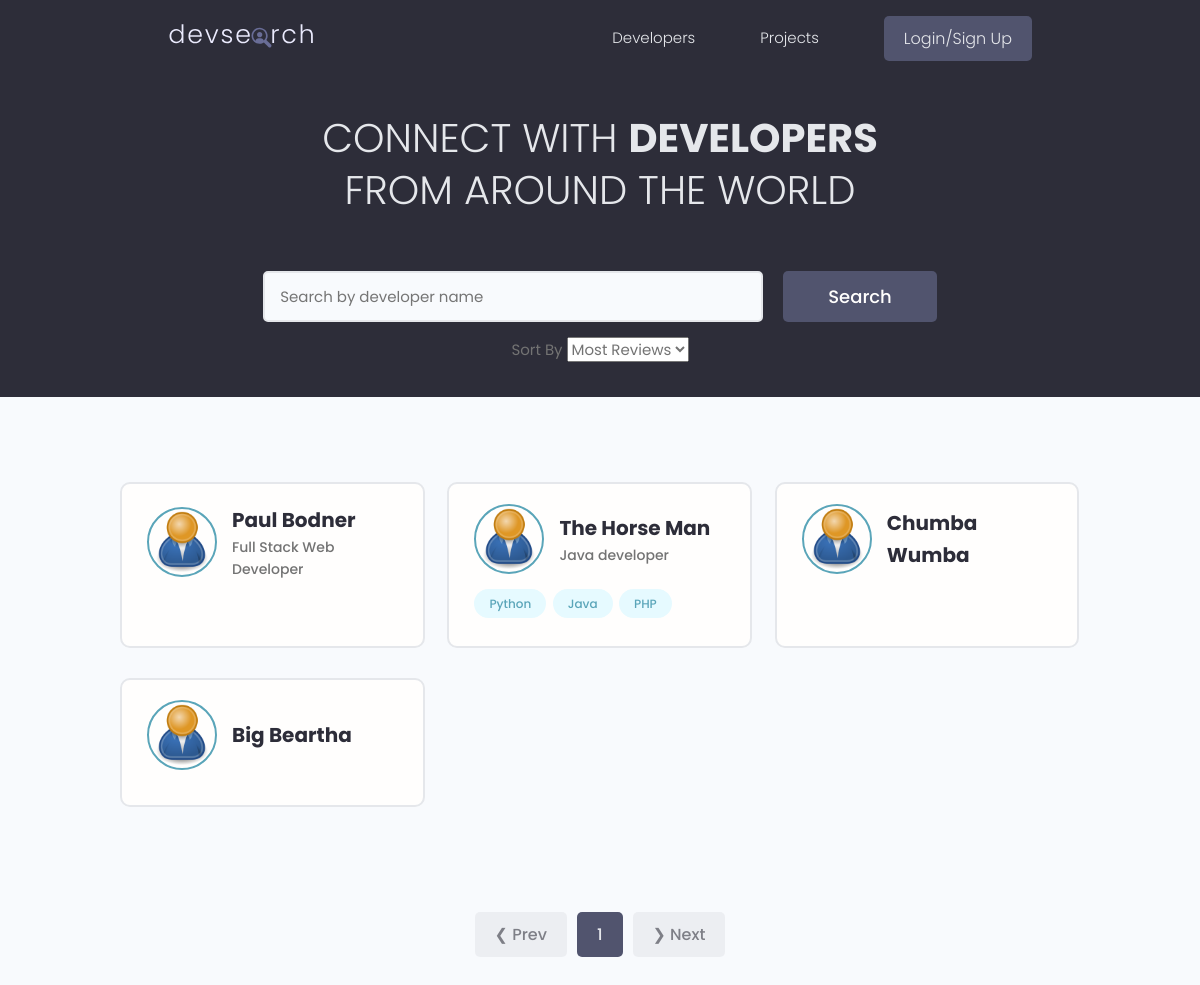
Before: / with the older database file.
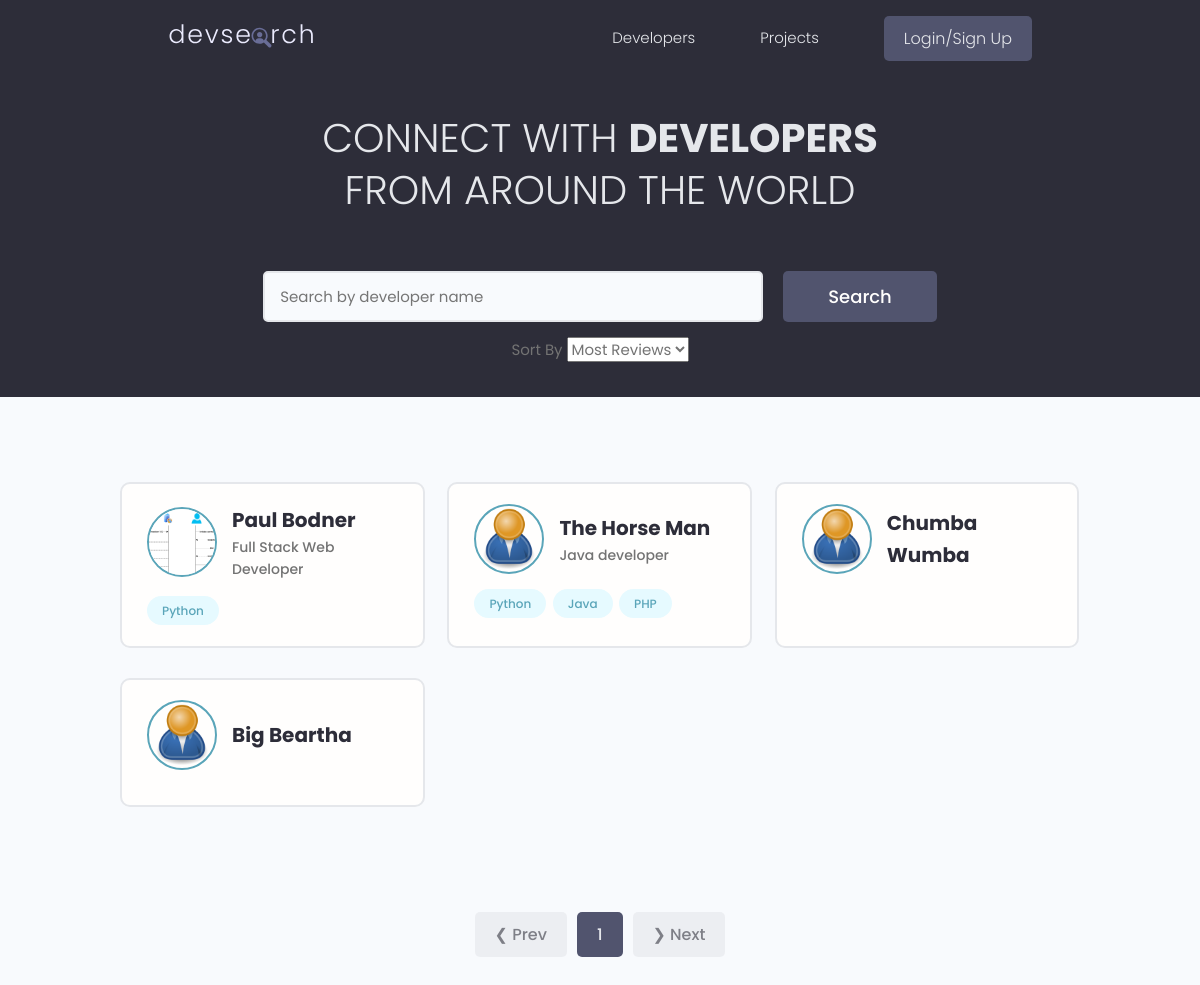
After: the same page with the newer database file.
### users/models.py (models this page shows, shortened)
class Profile(models.Model):
  user = models.OneToOneField(User, on_delete=models.CASCADE, null=True, blank=True,)
  name = models.CharField(max_length = 200, blank = True, null = True)
  email = models.EmailField(max_length=500, blank=True, null=True)
  username = models.CharField(max_length = 200, blank = True, null = True)
  username = models.CharField(max_length = 200, blank = True, null = True)
  short_intro = models.CharField(max_length = 200, blank = True, null = True)
  location = models.CharField(max_length = 200, blank = True, null = True)
  bio = models.TextField(max_length=500, blank=True, null=True)
  profile_image = models.ImageField(null = True, blank=True, upload_to='profiles/', default='profiles/user-default.png' )
  social_github = models.CharField(max_length = 200, blank = True, null = True)
  social_linkedIn= models.CharField(max_length = 200, blank = True, null = True)
  social_twitter = models.CharField(max_length = 200, blank = True, null = True)
  social_youtube = models.CharField(max_length = 200, blank = True, null = True)
  social_website = models.CharField(max_length = 200, blank = True, null = True)
  review_count = models.IntegerField(default=0)
  project_count = models.IntegerField(default=0)
  created = models.DateTimeField(auto_now_add=True)
  id = models.UUIDField(default=uuid.uuid4, unique=True, primary_key=True, editable=False)

class Skill(models.Model):
  owner = models.ForeignKey(Profile, on_delete=models.CASCADE, null=True, blank=True)
  name = models.CharField(max_length=50)
  description = models.TextField(max_length=500, null=True, blank=True)
  created = models.DateTimeField(auto_now_add=True)
  id = models.UUIDField(default=uuid.uuid4, unique=True, primary_key=True, editable=False)

### users/views.py (the view)
# urls.py: path('', views.profiles, name='profiles'),
def profiles(request):
  profiles, search_query, sort_by = searchProfiles(request)
  page = 1
  if request.GET.get('page'):
    page = request.GET.get('page')
  paginator = Paginator(profiles, 4)
  profiles = paginator.page(page)
  context = {
    'profiles': profiles,
    'paginator': paginator,
    'page': page,
    'search_query': search_query,
    'sort_by': sort_by
  }
  return render(request, 'users/profiles.html', context)

### users/utils.py (called while the page is built)
def searchProfiles(request):
  search_query = ''
  sort_by = '-review_count'
  if request.GET.get('sort_by'):
    sort_by=request.GET.get('sort_by')
  if request.GET.get('search_query'):
    search_query = request.GET.get('search_query')
  skills = Skill.objects.filter(name__iexact=search_query)
  profiles = Profile.objects.distinct().filter(
    Q(name__icontains=search_query) |
    Q(short_intro__icontains=search_query) |
    Q(skill__in=skills)
    ).order_by(sort_by, '-name')
  return profiles, search_query, sort_by

### users/templates/users/profiles.html (shortened to what this page needs)
{% extends 'main.html' %}
{% block content %}
<main class="home">
  <section class="hero-section text-center">
    <div class="container container--narrow">
      <div class="hero-section__box">
        <h2>CONNECT WITH <span>DEVELOPERS</span></h2>
        <h2>FROM AROUND THE WORLD</h2>
      </div>
      <div class="hero-section__search">
        <form id="searchForm" class="form" action="{% url 'profiles' %}" method="get">
          <div class="form__field">
            <input class="input input--text" id="formInput#search" type="text" name="search_query"
              value="{{ seach_query }}" placeholder="Search by developer name" />
          </div>
          <input class="btn btn--sub btn--lg" type="submit" value="Search" />
        </form>
        <form action="{% url 'profiles' %}">
          <label> Sort By
            <select name="sort_by" id="formInput#sort-by" value="{{ sort_by }}" onchange="this.form.submit()">
              {% if sort_by == "-review_count" %}
              <option value="-review_count">Most Reviews</option>
              {% elif sort_by == "-project_count" %}
              <option value="-project_count">Most Projects</option>
              <option value="-review_count">Most Reviews</option>
              <option value="created">Oldest</option>
              <option value="-created">Newset</option>
              {% elif sort_by == "created" %}
              <option value="created">Oldest</option>
              <option value="-review_count">Most Reviews</option>
              <option value="-project_count">Most Projects</option>
              <option value="-created">Newset</option>
              {% elif sort_by == "-created" %}
              <option value="-created">Newset</option>
              <option value="-review_count">Most Reviews</option>
              <option value="-project_count">Most Projects</option>
              <option value="created">Oldest</option>
              {% endif %}
            </select>
          </label>
        </form>
      </div>
    </div>
  </section>
  <section class="devlist">
    <div class="container">
      <div class="grid grid--three">
        {% for profile in profiles %}
        <div class="column card">
          <div class="dev">
            <a href="{% url 'user-profile' profile.id %}" class="card__body">
              <div class="dev__profile">
                <img class="avatar avatar--md" src="{{ profile.profile_image.url }}" alt="image" />
                <div class="dev__meta">
                  <h3>{{ profile.name }}</h3>
                  {% if profile.short_intro %}
                  <h5>{{ profile.short_intro|slice:"60" }}</h5>
                  {% endif %}
                </div>
              </div>
              <div class="dev__skills">
                {% for skill in profile.skill_set.all|slice:"5" %}
                <span class="tag tag--pill tag--main">
                  <small>{{ skill.name }}</small>
                </span>
                {% endfor %}
              </div>
            </a>
          </div>
        </div>
        {% endfor %}
      </div>
    </div>
  </section>
  <div class="pagination">
    <ul class="container">
      {% if profiles.has_previous %}
      <li><a href="?page={{ profiles.previous_page_number }}" class="btn pageLink" data-page="{{ profiles.previous_page_number }}">&#10094; Prev</a></li>
      {% else %}
      <li><a href="#" class="btn btn--disabled">&#10094; Prev</a></li>
      {% endif %}
      {% for num in paginator.page_range %}
        {% if num == profiles.number %}
          <li><a href="#" class="btn btn--sub pageLink" data-page="{{ num }}">{{ num }}</a></li>
        {% else %}
          <li><a href="?page={{ num }}" class="btn pageLink" data-page="{{ num }}">{{ num }}</a></li>
        {% endif %}
      {% endfor %}
      {% if profiles.has_next %}
      <li><a href="?page={{ profiles.next_page_number }}" class="btn pageLink" data-page="{{ profiles.next_page_number }}">&#10095; Next</a></li>
      {% else %}
      <li><a href="#" class="btn btn--disabled">&#10095; Next</a></li>
      {% endif %}
    </ul>
  </div>
</main>
{% endblock content %}

Changed rows visible on the page:
changed Profile "Paul Bodner": profile_image: picture added in place of a placeholder
added Skill: name "Python", shown under Profile "Paul Bodner"
